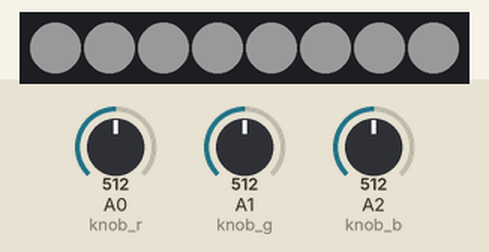
Recording of a sketch running on a simulated Arduino Uno, built with avr-gcc and run on an emulated ATmega328P. Parts: 8 RGB LEDs in strip order, left to right. The inputs (shaded band) are chosen by the test bench; at power-on: A0 (knob_r) = 512, A1 (knob_g) = 512, A2 (knob_b) = 512. Dim RGB values are drawn brighter than linear.

Above: at 1.2 s.
1.3 s: A0 (knob_r) set to 672
At 2.5 s:
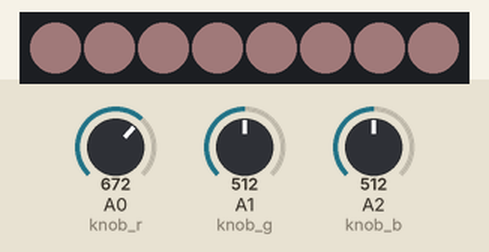
2.8 s: A0 (knob_r) set to 703
At 3.7 s:
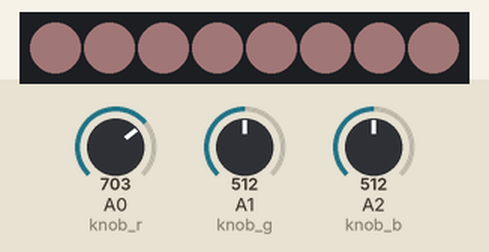
4.3 s: A1 (knob_g) set to 538
At 4.9 s:
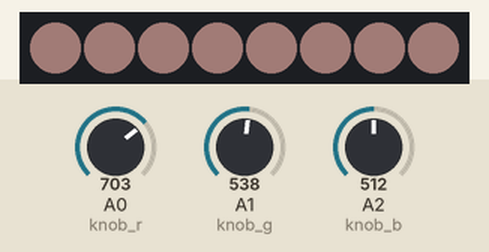
5.8 s: A2 (knob_b) set to 539
At 7.0 s:
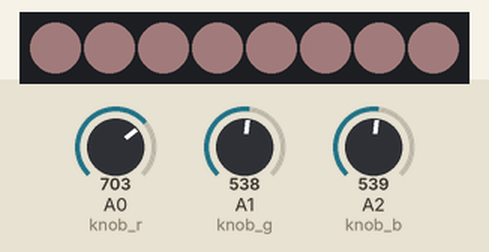
7.3 s: A1 (knob_g) set to 511
At 8.4 s:
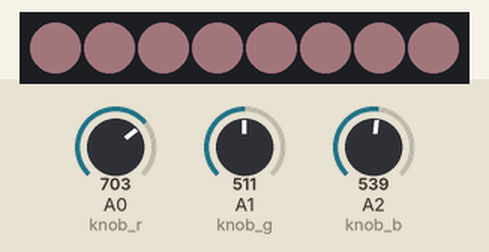
8.8 s: A2 (knob_b) set to 306
At 9.5 s:
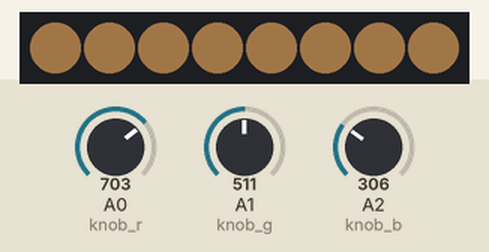
Timing chart, 0 to 11.3 s (numbered marks = the images above; inputs shaded):
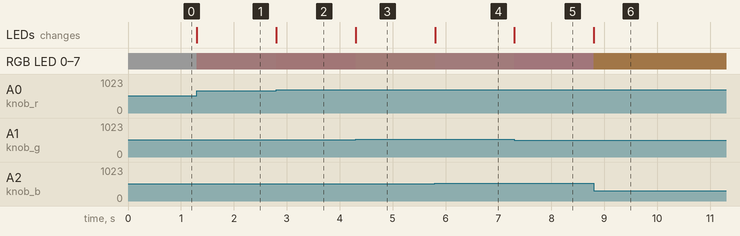

Measured:
- after the input at 1.3 s, RGB LED 0–7: RGB(25, 25, 25) → RGB(33, 25, 25) at once; the LEDs: change at once (image 1)
- after the input at 2.8 s, RGB LED 0–7: RGB(33, 25, 25) → RGB(34, 25, 25) at once
- after the input at 4.3 s, RGB LED 0–7: RGB(34, 25, 25) → RGB(34, 26, 25) at once
- after the input at 5.8 s, RGB LED 0–7: RGB(34, 26, 25) → RGB(34, 26, 26) at once
- after the input at 7.3 s, RGB LED 0–7: RGB(34, 26, 26) → RGB(34, 25, 26) at once
- after the input at 8.8 s, RGB LED 0–7: RGB(34, 25, 26) → RGB(34, 25, 15) at once; the LEDs: change at once (image 6)

The sketch:

neopixel_rgb_knob.ino
```cpp
/*
 * neopixel_rgb_knob
 *
 * This is a test program to adjust the rgb of a strip of
 * neopixels useing three potentiometers.
 */

#include <Adafruit_NeoPixel.h>
#ifdef __AVR__
 #include <avr/power.h> // Required for 16 MHz Adafruit Trinket
#endif

// Which pin on the Arduino is connected to the NeoPixels?
// On a Trinket or Gemma we suggest changing this to 1:
#define LED_PIN    6

// How many NeoPixels are attached to the Arduino?
#define LED_COUNT 8

// Declare our NeoPixel strip object:
Adafruit_NeoPixel strip(LED_COUNT, LED_PIN, NEO_GRB + NEO_KHZ800);

/* Set up three potentiometers to adjust the rgb colors */
#define knob_r 0
#define knob_g 1
#define knob_b 2


void setup() {
  // put your setup code here, to run once:
  // These lines are specifically to support the Adafruit Trinket 5V 16 MHz.
  // Any other board, you can remove this part (but no harm leaving it):
#if defined(__AVR_ATtiny85__) && (F_CPU == 16000000)
  clock_prescale_set(clock_div_1);
#endif
  // END of Trinket-specific code.

  strip.begin();           // INITIALIZE NeoPixel strip object (REQUIRED)
  strip.show();            // Turn OFF all pixels ASAP
  strip.setBrightness(50); // Set BRIGHTNESS to about 1/5 (max = 255)

}

void loop() {
  // put your main code here, to run repeatedly:
  int r, g, b;

  /* Get each of the rgb values and then map from 0-1023 to 0-255. */

  r = analogRead(knob_r);
  r = map(r, 0, 1023, 0, 255);

  g = analogRead(knob_g);
  g = map(g, 0, 1023, 0, 255);

  b = analogRead(knob_b);
  b = map(b, 0, 1023, 0, 255);

  /* set all of the pixels to the same color */
  setAll(r, g, b);

}

/* Simple function to set all of the neopixels to the same color */
void setAll(byte red, byte green, byte blue) {
  for(int i = 0; i < LED_COUNT; i++ ) {
    strip.setPixelColor(i, red, green, blue);
  }
  strip.show();
}
```
